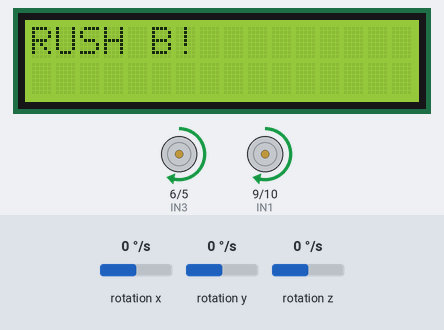
A sketch run on a simulated Arduino Uno, built with avr-gcc and run on an emulated ATmega328P. Parts: 16×2 character LCD, motor-driver pin pairs drawn as motors (green arrow = first pin HIGH = forward, orange = second pin HIGH = backward, longer = more drive). Wiring (inferred from the names in the program): ITG-3200 gyroscope at I2C address 0x68. Inputs (shaded band) come from the test bench; at power-on: rotation z 0 °/s, rotation x 0 °/s, rotation y 0 °/s. What the sketch prints to the serial monitor is not drawn. At 19.9 s the program stops and its outputs stay as they are.

Above: at 4.7 s.
At 6.4 s:
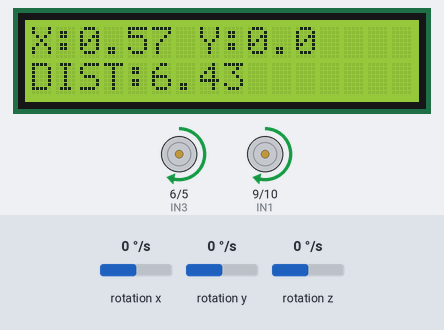
6.5 s: rotation z set to -2 °/s
8.4 s: rotation z set to -5 °/s
At 10.64 s:
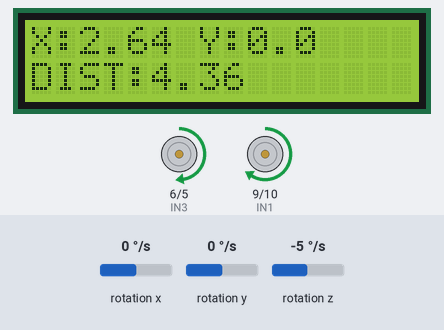
11.4 s: rotation z set to -192 °/s
At 12.8 s:
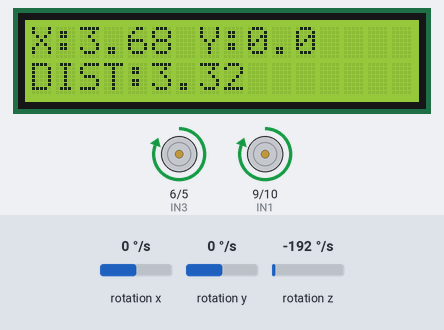
13.2 s: rotation z set to 67 °/s
16.2 s: rotation z set to 79 °/s
Timing chart, 0 to 21.4 s (numbered marks = the images above; inputs shaded):
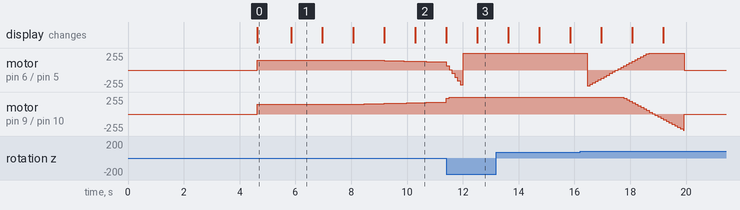

The sketch:

IMU_Car.ino
```cpp
#include <arduino.h>
#include <inttypes.h>
#include <Servo.h>
#include <Wire.h>
#include <LiquidCrystal.h>
#include "ITG3200.h"
//#include <MsTimer2.h>

//wheel 1
#define IN1 9
#define IN2 10

//wheel 2
#define IN3 6
#define IN4 5

//servo
//const int ServoPin=3;

//ultra sonic
//const int TRIG=12;
//const int ECHO=13;

//LCD
#define LCD_RS 2
#define LCD_EN 12
#define LCD_D4 14
#define LCD_D5 15
#define LCD_D6 16
#define LCD_D7 17

//gyro pid params 3.0 0.0
#define G_KP 3.0f
#define G_KD 0.6f
#define G_KI 0.0F
#define OUTPUT_MAX 100.0f
#define ACCEPTABLE_ERR 0//0.2F

//timer
#define SAMPLETIME 100    //每次采样的时间间隔（ms）

//given distance running
#define DISTANCE 7 //M
#define TIME_USED 15 //S

typedef struct
{
    float x;
    float y;
    float z;
    float yawAngle;
    float err[3];
}Axis_g;
//Servo srTurn;

//class & structs defines
//LCD 4-dataline connected to the Arduino
LiquidCrystal lcd(LCD_RS,LCD_EN,LCD_D4,LCD_D5,LCD_D6,LCD_D7);

//gyro
ITG3200 myGyro;    //陀螺仪类
Axis_g gyroData={0.0f,0.0f,0.0f,0.0f,{0.0f,0.0f,0.0f}}; //三轴角速度和累计转角

double temp=0;  //温度
//初始速度
int leftSpeed=150;
int rightSpeed=150;

bool lcdUpdate=false;
bool serialUpdate=false;
long nowTime=0;
long beginTime=0;
const float v=(float)DISTANCE/TIME_USED;
float nowDist=0.0;

void setup()
{
    Serial.begin(115200);
  //  pinMode(ServoPin,OUTPUT);
  //  srTurn.attach(ServoPin);
    pinMode(IN1,OUTPUT);
    pinMode(IN2,OUTPUT);
    pinMode(IN3,OUTPUT);
    pinMode(IN4,OUTPUT);

    lcd.begin(16,2);
    lcd.print("  NUO_NUO YYDS!");

    //gyro setup
    myGyro.init();  //初始化陀螺仪
    myGyro.zeroCalibrate(400,8); //零位置校准，采样400次，一共耗时8*400ms
    Serial.println("done");
    lcd.clear();
    lcd.print("RUSH B!");
    //MsTimer2::set(INTERVAL,GyroUpdate);
    //MsTimer2::start();
    nowTime=millis();
    beginTime=millis();
}

void loop()
{
    if (millis()-nowTime>SAMPLETIME)
    {
        nowTime=millis();
        //serialUpdate=true;
        GyroUpdate();   //更新陀螺仪数据
    }

    if (serialUpdate)
    {
        serialUpdate=false;
        Serial.print(beginTime);
        Serial.print(" ");
        Serial.println(millis());
        // Serial.print(gyroData.x);
        // Serial.print(" ");
        // Serial.print(gyroData.y);
        // Serial.print(" ");
        //Serial.print(gyroData.z);
        //Serial.print(" ");
        //Serial.println(gyroData.yawAngle);
        //Serial.println(outputt);


    }
    delayDisplay();  //LCD显示更新
    Rush(leftSpeed,rightSpeed);
    MovementCorrect();  //运动参数更新

}

void Rush(int leftSpeed,int rightSpeed)
{
    if(millis()-beginTime>TIME_USED*1000+300)
    {
        digitalWrite(IN1,HIGH);
        digitalWrite(IN2,HIGH);
        digitalWrite(IN3,HIGH);
        digitalWrite(IN4,HIGH);

        while(1){}
    }
    if(abs(leftSpeed)>255)leftSpeed=255;
    if(abs(rightSpeed)>255)rightSpeed=255;
    if(abs(leftSpeed)<0)leftSpeed=0;
    if(abs(rightSpeed)<0)rightSpeed=0;
    //lcd.clear();
    if(leftSpeed>0)
    {
        analogWrite(IN1,leftSpeed);
        analogWrite(IN2,0);
    }
    else
    {
        analogWrite(IN1,0);
        analogWrite(IN2,-leftSpeed);
    }
    if(rightSpeed>0)
    {
        analogWrite(IN3,rightSpeed);
        analogWrite(IN4,0);
    }
    else
    {
        analogWrite(IN3,0);
        analogWrite(IN4,-rightSpeed);
    }


    //lcd.print(leftSpeed);lcd.print(rightSpeed);
    // Serial.print(leftSpeed);
    // Serial.print(" ");
    // Serial.println(rightSpeed);
    //delay(delaytime);
}

inline void MovementCorrect()
{
    int dPWM=0;    //每次调整的pwm量
    dPWM=(int)PIDCal(&gyroData);
    //dPWM;

    rightSpeed=rightSpeed+dPWM;
    leftSpeed=leftSpeed-dPWM;
    //Serial.println(dYaw);
}
void delayDisplay()
{
    //static int nowTime=0;
    if (lcdUpdate)
    {
    //     lcd.clear();
    //     lcd.home();
    //     lcd.print("YawAngle:");
    //     lcd.print(gyroData.yawAngle);
    //     //lcd.setCursor(0,4);
    //    // lcd.print(" err:");

    //     //lcd.print(dYaw);
    //     lcd.setCursor(1,2);
    //     lcd.print(myGyro.getTemperature());
    //     //nowTime=millis();
        nowDist=(millis()-beginTime)*v/1000;
        Serial.println(nowDist);
        lcd.home();
        lcd.print("X:");lcd.print(nowDist);lcd.print(" Y:0.0");
        lcd.setCursor(0,1);
        lcd.print("DIST:");lcd.print(DISTANCE-nowDist);
        lcdUpdate=false;
    }


}

//增量式PID
float PIDCal(Axis_g* gyroData)
{
    float output=0.0f;
    //Serial.println(gyroData->err[1]);
    gyroData->err[2]=gyroData->err[1];
    gyroData->err[1]=gyroData->err[0];
    gyroData->err[0]=gyroData->yawAngle;
    output=G_KP*(gyroData->err[0]-gyroData->err[1])+G_KI*(gyroData->err[0]-2.0f*gyroData->err[1]+gyroData->err[2])+G_KI*gyroData->err[0];
    //输出上限
    if (output>OUTPUT_MAX) output=OUTPUT_MAX;
    if(output<-(OUTPUT_MAX)) output=-(OUTPUT_MAX);
    return output;


}

void GyroUpdate()
{
    serialUpdate=true;
    static int times=0;
    if(times>10)
    {
        times=0;
        lcdUpdate=true;
    }
    //获取陀螺仪数据
    myGyro.getAngularVelocity(&(gyroData.x),&(gyroData.y),&(gyroData.z));
    //差分积分
    if(gyroData.z>ACCEPTABLE_ERR||gyroData.z<-(ACCEPTABLE_ERR))
        gyroData.yawAngle+=gyroData.z*(float)SAMPLETIME/1000.0f;
    times++;
}
```

ITG3200.cpp
```cpp
/*****************************************************************************/
//	Function:    Cpp file for ITG3200
//  Hardware:    Grove - 3-Axis Digital Gyro
//	Arduino IDE: Arduino-1.0
//	Author:	 Frankie.Chu
//	Date: 	 Jan 11,2013
//  Modifier: Jason Yan
//  Mod Date: Nov 23,2020
//	Version: v2.0
//	by www.seeedstudio.com
//
//  This library is free software; you can redistribute it and/or
//  modify it under the terms of the GNU Lesser General Public
//  License as published by the Free Software Foundation; either
//  version 2.1 of the License, or (at your option) any later version.
//
//  This library is distributed in the hope that it will be useful,
//  but WITHOUT ANY WARRANTY; without even the implied warranty of
//  MERCHANTABILITY or FITNESS FOR A PARTICULAR PURPOSE.  See the GNU
//  Lesser General Public License for more details.
//
//  You should have received a copy of the GNU Lesser General Public
//  License along with this library; if not, write to the Free Software
//  Foundation, Inc., 51 Franklin St, Fifth Floor, Boston, MA  02110-1301  USA
//
/*******************************************************************************/

#include <Arduino.h>
#include <Wire.h>
#include "ITG3200.h"

/**********************************************************************/
/*Function: Read a byte with the register address of ITG3200.         */
/*Parameter:-uint8_t _register,the register address  of ITG3200 to read; */
/*Return:	-int8_t,the byte that is read from the register.		  */
int8_t ITG3200::read(uint8_t _register)
{
    int8_t data;
    Wire.beginTransmission(GYRO_ADDRESS);
    Wire.write(_register);
    Wire.endTransmission();
    Wire.requestFrom(GYRO_ADDRESS, 1);
    if(Wire.available() > 0)
    {
        data = Wire.read();
    }
	Wire.endTransmission();
    return data;
}
/*Function: Write a byte to the register of the MMA7660*/
void ITG3200::write(uint8_t _register, uint8_t _data)
{
	Wire.begin();
	Wire.beginTransmission(GYRO_ADDRESS);
	Wire.write(_register);
	Wire.write(_data);
	Wire.endTransmission();
}

/**********************************************************************/
/*Function: Initialization for ITG3200.         					  */
void ITG3200::init()
{
	Wire.begin();
	write(ITG3200_PWR_M,0x80);//send a reset to the device
 	write(ITG3200_SMPL,0x07);//sample rate divider
 	write(ITG3200_DLPF,0x1E);//+/-2000 degrees/s (default value)
    write(ITG3200_INT_C,0x00);//disabled interrupt
}

int16_t ITG3200::read(uint8_t addressh, uint8_t addressl)
{
    int data, t_data;

    Wire.beginTransmission(GYRO_ADDRESS);
    Wire.write(addressh);
    Wire.endTransmission();
    Wire.requestFrom(GYRO_ADDRESS, 1);
    if(Wire.available() > 0)
    {
        t_data = Wire.read();
        data = t_data << 8;
    }
    Wire.beginTransmission(GYRO_ADDRESS);
    Wire.write(addressl);
    Wire.endTransmission();
	Wire.requestFrom(GYRO_ADDRESS, 1);
    if(Wire.available() > 0)
    {
        data |= Wire.read();
    }
    return data;
}
/*Function: Get the temperature from ITG3200 that with a on-chip*/
/*           temperature sensor.                                */
double ITG3200::getTemperature()
{
	int temp;
	double temperature;
	temp = read(ITG3200_TMP_H, ITG3200_TMP_L);
	temperature = 35+ ((double) (temp + 13200)) / 280;
	return(temperature);
}
/*Function: Get the contents of the registers in the ITG3200*/
/*          so as to calculate the angular velocity.        */
void ITG3200::getXYZ(int16_t *x,int16_t *y,int16_t *z)
{
	*x = read(ITG3200_GX_H,ITG3200_GX_L)+x_offset;
	*y = read(ITG3200_GY_H,ITG3200_GY_L)+y_offset;
	*z = read(ITG3200_GZ_H,ITG3200_GZ_L)+z_offset;

    // Wire.beginTransmission(GYRO_ADDRESS);
    // Wire.write(ITG3200_GX_H);
    // Wire.endTransmission();
    // Wire.requestFrom(GYRO_ADDRESS,6);
    // *x = Wire.read() << 8 | Wire.read()+x_offset;
    // *y = Wire.read() << 8 | Wire.read()+y_offset;
    // *z = Wire.read() << 8 | Wire.read()+z_offset;
}
/*Function: Get the angular velocity and its unit is degree per second.*/
void ITG3200::getAngularVelocity(float *ax,float *ay,float *az)
{
	int x,y,z;
	getXYZ(&x,&y,&z);
	*ax = (float)x/14.375;
	*ay = (float)y/14.375;
	*az = (float)z/14.375;

    // *ax = (float)x/14.375;
	// *ay = (float)y/14.375;
	// *az = (float)z/14.375;
}
void ITG3200::zeroCalibrate(unsigned int samples, unsigned int sampleDelayMS)
{
  int x_offset_temp = 0;
  int y_offset_temp = 0;
  int z_offset_temp = 0;
  int x=0;int y=0;int z=0;
  x_offset = 0;
  y_offset = 0;
  z_offset = 0;
  delay(200);//wait for it be stable
  getXYZ(&x,&y,&z);//
  for (int i = 0;i < samples;i++){
    delay(sampleDelayMS);
    getXYZ(&x,&y,&z);

    // Serial.print(x);
    // Serial.print(" ");
    // Serial.print(y);
    // Serial.print(" ");
    // Serial.print(z);
    // Serial.print(" ");

    x_offset_temp += x;
    y_offset_temp += y;
    z_offset_temp += z;

    // Serial.print(y_offset_temp);Serial.print(" ");
    // Serial.println(z_offset_temp);
  }

  x_offset = abs(x_offset_temp)/samples;
  y_offset = abs(y_offset_temp)/samples;
  z_offset = abs(z_offset_temp)/samples;
  if(x_offset_temp > 0)x_offset = -x_offset;
  if(y_offset_temp > 0)y_offset = -y_offset;
  if(z_offset_temp > 0)z_offset = -z_offset;

    // Serial.print(x_offset_temp,DEC);
    // Serial.print(" ");
    // Serial.print(y_offset_temp,DEC);
    // Serial.print(" ");
    // Serial.println(z_offset_temp,DEC);
}
```

ITG3200.h
```cpp
/*****************************************************************************/
//	Function:    Header file for ITG3200
//  Hardware:    Grove - 3-Axis Digital Gyro
//	Arduino IDE: Arduino-1.0
//	Author:	 Frankie.Chu
//	Date: 	 Jan 11,2013
//	Version: v1.0
//	by www.seeedstudio.com
//
//  This library is free software; you can redistribute it and/or
//  modify it under the terms of the GNU Lesser General Public
//  License as published by the Free Software Foundation; either
//  version 2.1 of the License, or (at your option) any later version.
//
//  This library is distributed in the hope that it will be useful,
//  but WITHOUT ANY WARRANTY; without even the implied warranty of
//  MERCHANTABILITY or FITNESS FOR A PARTICULAR PURPOSE.  See the GNU
//  Lesser General Public License for more details.
//
//  You should have received a copy of the GNU Lesser General Public
//  License along with this library; if not, write to the Free Software
//  Foundation, Inc., 51 Franklin St, Fifth Floor, Boston, MA  02110-1301  USA
//
/*******************************************************************************/
#ifndef __ITG3200_H__
#define __ITG3200_H__


#define GYRO_ADDRESS 0x68
// ITG3200 Register Defines
#define ITG3200_WHO		0x00
#define	ITG3200_SMPL	0x15
#define ITG3200_DLPF	0x16
#define ITG3200_INT_C	0x17
#define ITG3200_INT_S	0x1A
#define	ITG3200_TMP_H	0x1B
#define	ITG3200_TMP_L	0x1C
#define	ITG3200_GX_H	0x1D
#define	ITG3200_GX_L	0x1E
#define	ITG3200_GY_H	0x1F
#define	ITG3200_GY_L	0x20
#define ITG3200_GZ_H	0x21
#define ITG3200_GZ_L	0x22
#define ITG3200_PWR_M	0x3E

class ITG3200
{
private:
	int8_t read(uint8_t _register);
	int x_offset;
	int y_offset;
	int z_offset;
public:
	void init();
	int16_t read(uint8_t addressh, uint8_t addressl);
	void write(uint8_t _register, uint8_t _data);
	double getTemperature();
	void getXYZ(int16_t *x,int16_t *y,int16_t *z);
	void getAngularVelocity(float *ax,float *ay,float *az);
	void zeroCalibrate(unsigned int samples, unsigned int sampleDelayMS);
};

#endif
```

Measured:
- after the input at 8.4 s, motor on pin 6 (IN3) / pin 5 (IN4): moves from forward 150/255 to forward 121/255 over 2.8 s, starting after 0.07 s; motor on pin 9 (IN1) / pin 10 (IN2): moves from forward 150/255 to forward 179/255 over 2.8 s, starting after 0.07 s
- what the display in image 0 shows lasts 1.3 s, from 4.6 s to 5.9 s
